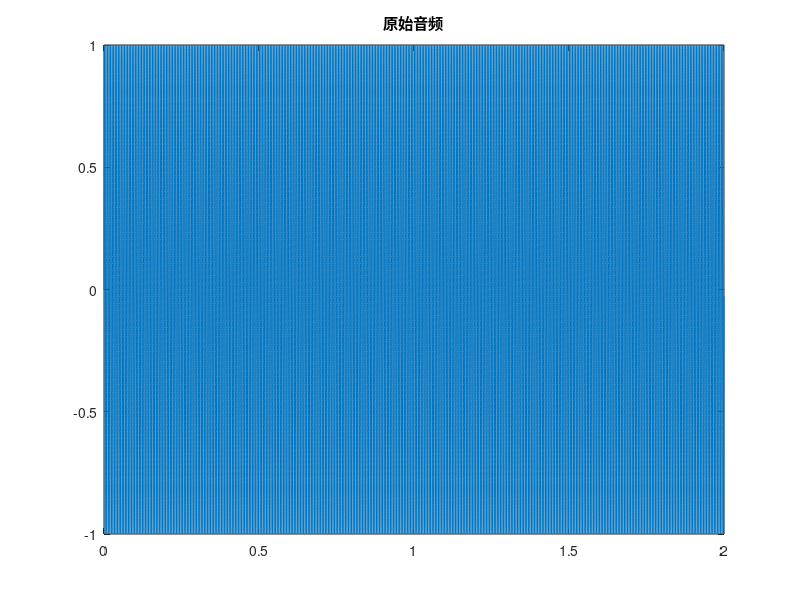

Here is the MATLAB script that generated this plot: (Note: this script raises an error after producing the figure.)
%%本代码用于生成PWM调制波形及频谱图

clc;
clear;

time_len = 2;% 设置时间长度为2s

fs = 44100;
t_orig = 0:1/fs:time_len-1/fs;
data_read = sin(2*pi*200*t_orig); % 手动生成单频信号

filename = '200Hz_sine.mp3';

% filename = 'call-my-wife-George.mp3';
% [data_read, fs] = audioread(['voice_command_test\',filename]); % 读取音频

data_read = data_read / max(abs(data_read)); % 音频归一化

% 进行长度填充
if(length(data_read) > time_len * fs) % fs为音频采样率
    data = data_read(1:time_len * fs);
else
    data = zeros(time_len * fs, 1);
    data(1:length(data_read)) = data_read;
end

t_orig = 0:1/fs:time_len-1/fs;

figure()
plot(t_orig, data)
title("原始音频")


%% 绘制原始音频频谱图

fft_data = DrawFFT(data, fs, '原始音频频谱图');

%% AM调制
% fc = 3000;
% % data_am = (data+1)/2;
% data_am = modulate(data, fc, fs, 'am');
% 
% % figure()
% % plot(t_orig, data_am)
% % title("AM调制声音信号")
% 
% fft_data = DrawFFT(data_am, fs, 'AM调制频谱图');


%% Remove the part of original audio greater than 2000 Hz
data = mean(data, 2); % 适用于多声道，对多个声道取均值

N = length(data);
t_canon = 0 : 1/fs : (N-1)/fs; % 原始声音信号采样对应的时间点
fx_canon = 0 : fs/N : fs - fs/N;

% filter low frequency bands
pass_low = 20;
pass_high = 2000;   
ts = timeseries(data, t_canon); % 创建一个timevals对象

ts_filtered = idealfilter(ts, [pass_low, pass_high], 'pass');
data_filtered = ts_filtered.Data;

% figure()
% plot(data_filtered)
% title("低通滤波后的音频")

%% Set PWM parameters
target_frequency = 32000; % PWM carrier frequency
duty_upper_bound = 0.99; % maximum duty cycle
duty_lower_bound = 0.01; % minimum duty cycle
full_busy = 2047; % Timer accuracy decreased by 1
full_idle = 2047;% Timer accuracy decreased by 1
sample_rate = target_frequency * 100; % 对PWM波的采样率 % used to calculate the sampling rate for computing PWM duty cycle

period = 1 / target_frequency; % PWM duty period
N = time_len * target_frequency; % 对duty的采样点数
t = 0 : 1 / target_frequency : (N - 1) / target_frequency; % 对PWM波的采样时间点

%% 对原始声音信号的采样点进行变换，使其与target_frequency对齐
data_interp = interp1(t_canon', data_filtered, t', 'nearest');
target_wave = data_interp;
target_wave(find(isnan(target_wave))) = 0;

target_wave = target_wave / max(abs(target_wave)); % 再次归一化

figure()
plot(target_wave)

%% Calculate PWM duty cycle
% % 对target_wave进行非线性化
% for i = 1:length(target_wave)
%     if target_wave(i) > 0.005
%         target_wave(i) = sqrt(target_wave(i));
%     elseif target_wave(i) < -0.005
%         target_wave(i) = - sqrt(-target_wave(i));
%     end
% end
% 
% figure()
% plot(target_wave)
% title("非线性化后的声音波形")
% audiowrite(['voice_command_nonlinear/',filename(1:end-4),'_nonlinear.wav'],data,fs);
% 
% 


% 生成duty
duty = (target_wave + 1) / 2 * (duty_upper_bound - duty_lower_bound) + duty_lower_bound;

figure()
plot(duty)
title("占空比")

% fft_data = DrawFFT(duty, target_frequency, 'duty波频谱图');

busy_time = duty * full_busy; % us
results = [round(busy_time)];


%% generate pwm wave
period_pwm = 1 / sample_rate;
N_pwm = time_len * sample_rate;
t_pwm = 0 : period_pwm : (N_pwm - 1) * period_pwm;
pwm_wave = zeros(N_pwm, 1);

for i = 1:100:N_pwm-100+1
    busy_num = round(duty((i-1)/100+1)*100.0);
    pwm_wave(i:i+busy_num) = 1;  
end

figure()
plot(pwm_wave)
ylim([-1,2])
title("pwm wave")

%% 绘制PWM波频谱图
fft_data = DrawFFT(pwm_wave, sample_rate, 'PWM波频谱图');

%% Write duty cycle traces to txt files
fid = fopen(['traces_test\',filename(1:end-4),'_duty_cycle_32k.txt'], 'w');
% fid = fopen(['traces_test\',filename(1:end-4),'_duty_cycle_32k_nonlinear.txt'], 'w');
fprintf(fid, "a={");
for i=1:2:length(results)
    fprintf(fid, "%d,", results(i));   
    if(mod(i, 20)== 1) 
        fprintf(fid, "\n");
    end
end
fprintf(fid, "%d", results(end));
fprintf(fid, "};");
fclose(fid);

%% 画出信号的频谱
% data 需要处理的原始信号 fs:采样频率
function fft_data = DrawFFT(data, fs, til)
    N=length(data);
    fft_data=fft(data);
    magY=abs(fft_data(1:N/2))*2/N;
    f=(0:N/2-1)'*fs/N;
    figure()
%     plot(f(2:end),magY(2:end),'LineWidth',1.2);% 忽略直流分量
    plot(f,magY,'LineWidth',1.2);
%     h=stem(f, magY, 'fill','--');
%     set(h,'MarkerEdgeColor','red','Marker','*');
%     grid on;
    title(til);
    xlabel('f(Hz)'), ylabel('幅值');
    xlim([1,5000]) % 忽略直流分量
end